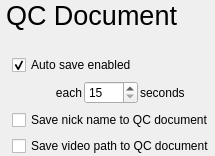
        <widget class="QWidget" name="pageQcDocument">
         <layout class="QVBoxLayout" name="verticalLayout_6">
          <property name="leftMargin">
           <number>6</number>
          </property>
          <property name="topMargin">
           <number>0</number>
          </property>
          <property name="rightMargin">
           <number>0</number>
          </property>
          <property name="bottomMargin">
           <number>0</number>
          </property>
          <item>
           <widget class="QWidget" name="pageQcDocumentlTitleContainerWidget" native="true">
            <property name="sizePolicy">
             <sizepolicy hsizetype="Preferred" vsizetype="Minimum">
              <horstretch>0</horstretch>
              <verstretch>0</verstretch>
             </sizepolicy>
            </property>
            <layout class="QVBoxLayout" name="verticalLayout_7">
             <property name="spacing">
              <number>0</number>
             </property>
             <property name="leftMargin">
              <number>0</number>
             </property>
             <property name="topMargin">
              <number>0</number>
             </property>
             <property name="rightMargin">
              <number>0</number>
             </property>
             <property name="bottomMargin">
              <number>18</number>
             </property>
             <item>
              <widget class="QLabel" name="pageQcDocumentTitleLabel">
               <property name="font">
                <font>
                 <pointsize>20</pointsize>
                </font>
               </property>
               <property name="text">
                <string>QC Document</string>
               </property>
              </widget>
             </item>
            </layout>
           </widget>
          </item>
          <item>
           <widget class="QWidget" name="pageQcDocumentContentContainerWidget" native="true">
            <property name="sizePolicy">
             <sizepolicy hsizetype="Preferred" vsizetype="Expanding">
              <horstretch>0</horstretch>
              <verstretch>0</verstretch>
             </sizepolicy>
            </property>
            <layout class="QFormLayout" name="formLayout_3">
             <property name="leftMargin">
              <number>0</number>
             </property>
             <property name="topMargin">
              <number>0</number>
             </property>
             <property name="rightMargin">
              <number>0</number>
             </property>
             <property name="bottomMargin">
              <number>0</number>
             </property>
             <item row="0" column="1">
              <widget class="QCheckBox" name="pageQcDocumentAutoSaveEnabledCheckBox">
               <property name="text">
                <string>Auto save enabled</string>
               </property>
               <property name="checked">
                <bool>true</bool>
               </property>
              </widget>
             </item>
             <item row="1" column="1">
              <widget class="QWidget" name="pageQcDocumentAutosaveIntervalContainerWidget" native="true">
               <property name="sizePolicy">
                <sizepolicy hsizetype="Expanding" vsizetype="Fixed">
                 <horstretch>0</horstretch>
                 <verstretch>0</verstretch>
                </sizepolicy>
               </property>
               <layout class="QHBoxLayout" name="horizontalLayout_5">
                <property name="spacing">
                 <number>2</number>
                </property>
                <property name="sizeConstraint">
                 <enum>QLayout::SetDefaultConstraint</enum>
                </property>
                <property name="leftMargin">
                 <number>0</number>
                </property>
                <property name="topMargin">
                 <number>0</number>
                </property>
                <property name="rightMargin">
                 <number>0</number>
                </property>
                <property name="bottomMargin">
                 <number>0</number>
                </property>
                <item>
                 <widget class="QLabel" name="pageQcDocumentAutoSaveLeftLabel">
                  <property name="sizePolicy">
                   <sizepolicy hsizetype="Fixed" vsizetype="Minimum">
                    <horstretch>0</horstretch>
                    <verstretch>0</verstretch>
                   </sizepolicy>
                  </property>
                  <property name="minimumSize">
                   <size>
                    <width>70</width>
                    <height>0</height>
                   </size>
                  </property>
                  <property name="text">
                   <string>each</string>
                  </property>
                  <property name="alignment">
                   <set>Qt::AlignRight|Qt::AlignTrailing|Qt::AlignVCenter</set>
                  </property>
                  <property name="margin">
                   <number>10</number>
                  </property>
                 </widget>
                </item>
                <item>
                 <widget class="QSpinBox" name="pageQcDocumentAutoSaveIntervalSpinBox">
                  <property name="sizePolicy">
                   <sizepolicy hsizetype="Fixed" vsizetype="Fixed">
                    <horstretch>0</horstretch>
                    <verstretch>0</verstretch>
                   </sizepolicy>
                  </property>
                  <property name="minimum">
                   <number>15</number>
                  </property>
                  <property name="maximum">
                   <number>1000</number>
                  </property>
                 </widget>
                </item>
                <item>
                 <widget class="QLabel" name="pageQcDocumentAutoSaveRightLabel">
                  <property name="sizePolicy">
                   <sizepolicy hsizetype="Preferred" vsizetype="Preferred">
                    <horstretch>0</horstretch>
                    <verstretch>0</verstretch>
                   </sizepolicy>
                  </property>
                  <property name="contextMenuPolicy">
                   <enum>Qt::CustomContextMenu</enum>
                  </property>
                  <property name="text">
                   <string>seconds</string>
                  </property>
                  <property name="margin">
                   <number>10</number>
                  </property>
                 </widget>
                </item>
               </layout>
              </widget>
             </item>
             <item row="2" column="1">
              <widget class="QCheckBox" name="pageQcDocumentSaveNickNameCheckBox">
               <property name="text">
                <string>Save nick name to QC document</string>
               </property>
              </widget>
             </item>
             <item row="3" column="1">
              <widget class="QCheckBox" name="pageQcDocumentSaveVideoPathCheckBox">
               <property name="text">
                <string>Save video path to QC document</string>
               </property>
              </widget>
             </item>
            </layout>
           </widget>
          </item>
         </layout>
        </widget>
